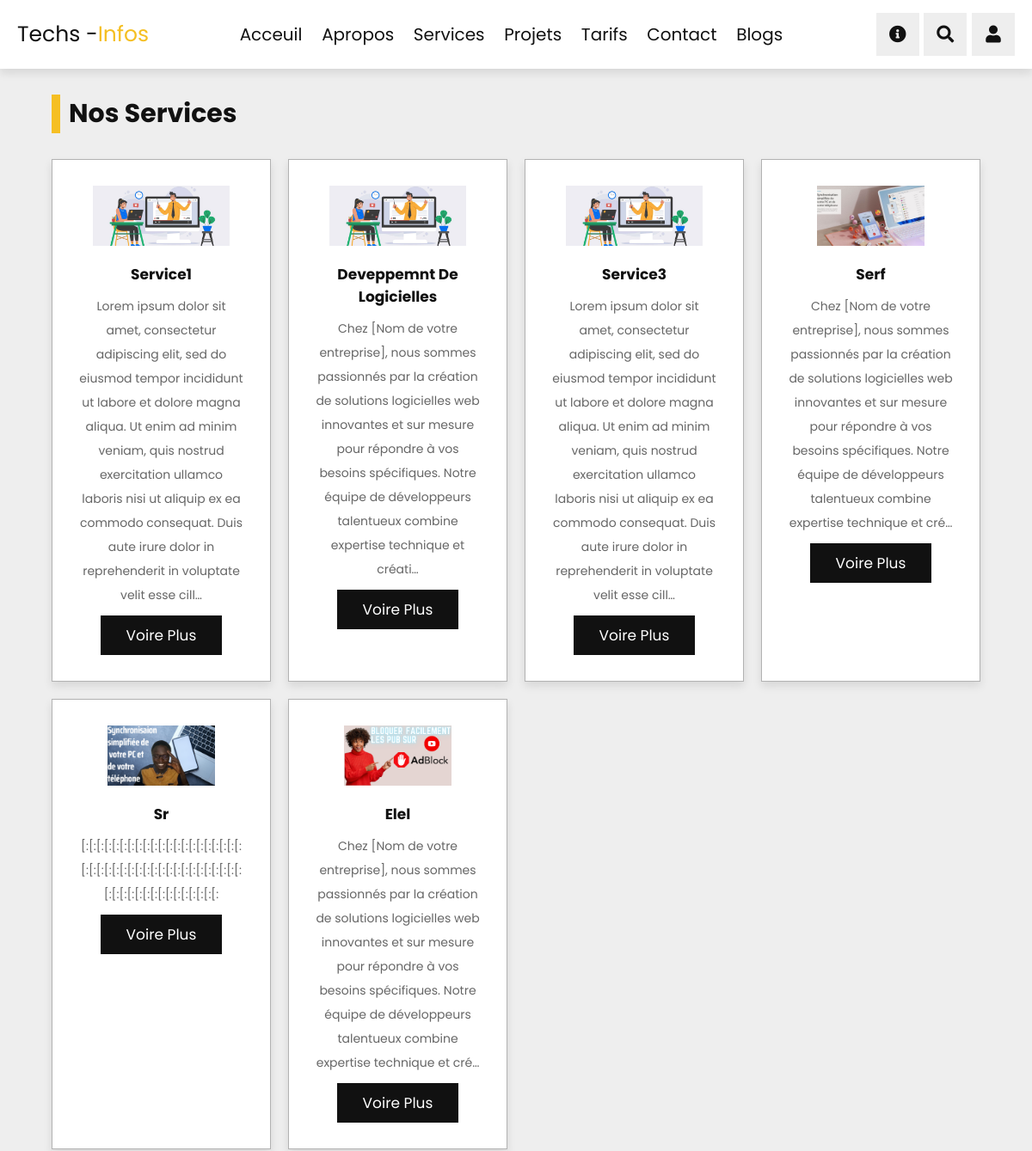
Before: /services (upper part) with the older database file.
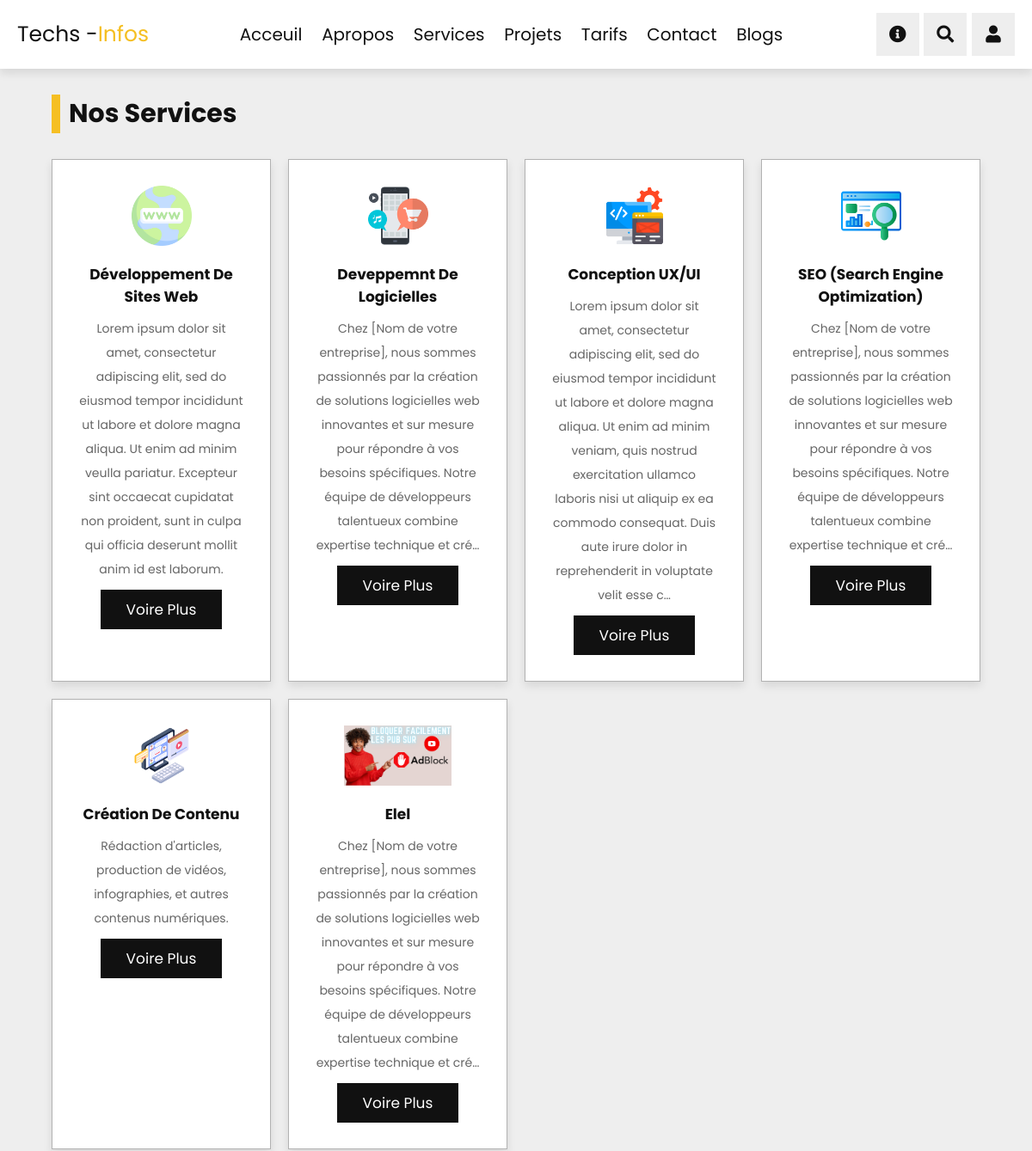
After: the same page with the newer database file.
### tech/models.py (models this page shows)
class Services(models.Model):
    title = models.CharField(max_length=5000)
    description = RichTextField()
    image = models.ImageField()
    date = models.DateField(auto_now_add=True)

### tech/views.py (the view)
# urls.py: path("services", views.service, name="services"),
def service(request):
    myservice = Services.objects.all()
    context = {
        "myservice": myservice
    }
    return render(request, "solution/services.html", context)

### tech/templates/solution/services.html (shortened to what this page needs)
{% extends 'base.html' %} {% load static %} {% block content %}
<section class="services" id="services">
   <h1 class="heading"> Nos services </h1>
   <div class="box-container">
      {% for services in myservice %}
      <div class="box">
         <img src="{{services.image.url}}" alt="">
         <h3>{{services.title}}</h3>
         <p>{{services.description|truncatechars:300|safe}}</p>
         <a href="#services" class="btn">voire plus</a>
      </div>
      {% endfor %}
   </div>
</section>
{% endblock content %}

### tech/templates/base.html (shortened to what this page needs)
{% load static %}
<!DOCTYPE html>
<html lang="en">
<head>
    <link rel="stylesheet" href="https://cdnjs.cloudflare.com/ajax/libs/font-awesome/5.15.4/css/all.min.css">
    <link rel="stylesheet" href="https://cdnjs.cloudflare.com/ajax/libs/lightgallery-js/1.4.0/css/lightgallery.min.css">
    <link rel="stylesheet" href="https://unpkg.com/swiper@7/swiper-bundle.min.css" />
    <link rel="stylesheet" href="{% static 'css/style.css' %}" />
    <link rel="stylesheet" href="{% static 'css/style.scss' %}" />
</head>
<body>
 <header class="header">
    <a href="/" class="logo">Techs -<span>infos</span></a>
    <nav class="navbar">
        <a href="/">Acceuil</a>
        <a href="/about">apropos</a>
        <a href="/services">services</a>
        <a href="/projets">projets</a>
        <a href="/pricing">tarifs</a>
        <a href="/contact">contact</a>
        <a href="/blogs">blogs</a>
    </nav>
    <div class="icons">
        <div id="info-btn" class="fas fa-info-circle"></div>
        <div id="search-btn" class="fas fa-search"></div>
        <div id="login-btn" class="fas fa-user"></div>
    </div>
 </header>
    {% block content %}
    {% endblock content %}
</body>
    </body>
    </html>

### tech/static/css/style.css (style rules this page uses)
:root { --yellow: #f5bf23; --black: #111; --white: #fff; --light-color: #666; --light-bg: #eee; --box-shadow: 0 .5rem 1rem rgba(0, 0, 0, .1); --border: .1rem solid rgba(0, 0, 0, .3); }
* { font-family: 'Poppins', sans-serif; margin: 0; padding: 0; -webkit-box-sizing: border-box; box-sizing: border-box; outline: none; border: none; text-decoration: none; }
html { font-size: 62.5%; overflow-x: hidden; scroll-behavior: smooth; scroll-padding-top: 7rem; }
section { padding: 5rem 10%; }
.heading { margin-bottom: 3rem; font-size: 3rem; color: var(--black); text-transform: capitalize; padding-left: 1rem; border-left: 1rem solid var(--yellow); }
.btn { display: inline-block; margin-top: 1rem; padding: 1rem 3rem; background: var(--black); color: var(--white); cursor: pointer; font-size: 1.7rem; text-transform: capitalize; -webkit-transition: .2s linear; transition: .2s linear; }
.header { position: -webkit-sticky; position: sticky; top: 0; left: 0; right: 0; -webkit-box-shadow: var(--box-shadow); box-shadow: var(--box-shadow); padding: 1.5rem 10%; display: -webkit-box; display: -ms-flexbox; display: flex; -webkit-box-align: center; -ms-flex-align: center; align-items: center; -webkit-box-pack: justify; -ms-flex-pack: justify; justify-content: space-between; z-index: 1000; background: var(--white); }
.header .logo { font-size: 2.5rem; color: var(--black); text-transform: capitalize; }
.header .logo span { color: var(--yellow); }
.header .navbar a { font-size: 2rem; color: var(--black); text-transform: capitalize; margin: 0 1rem; }
.header .icons div { height: 5rem; width: 5rem; line-height: 5rem; font-size: 2rem; background: var(--light-bg); color: var(--black); cursor: pointer; text-align: center; margin-left: .3rem; }
.services { background: var(--light-bg); }
.services .box-container { display: -ms-grid; display: grid; -ms-grid-columns: (minmax(25rem, 1fr))[auto-fit]; grid-template-columns: repeat(auto-fit, minmax(25rem, 1fr)); gap: 2rem; }
.services .box-container .box { text-align: center; padding: 3rem; background: var(--white); -webkit-box-shadow: var(--box-shadow); box-shadow: var(--box-shadow); border: var(--border); }
.services .box-container .box img { height: 7rem; margin-bottom: .5rem; -webkit-transition: .2s linear; transition: .2s linear; }
.services .box-container .box h3 { font-size: 1.7rem; color: var(--black); text-transform: capitalize; padding: 1rem 0; }
.services .box-container .box p { font-size: 1.4rem; color: var(--light-color); line-height: 2; }
@media (max-width: 1200px) { .header { padding: 1.5rem 2rem; } }
@media (max-width: 1200px) { section { padding: 3rem 5%; } }

Changed rows visible on the page:
changed Services: image: a different picture; title "Service1" → "Développement De Sites Web"; description "…Ut enim ad minim veniam, quis nostrud exercitation ullamco laboris nisi ut aliquip ex ea commodo consequat. Duis aute irure dolor in reprehenderit in voluptate velit esse cill…" → "…Ut enim ad minim veulla pariatur. Excepteur sint occaecat cupidatat non proident, sunt in culpa qui officia deserunt mollit anim id est laborum."
changed Services "Deveppemnt De Logicielles": image: a different picture; description "…combine expertise technique et créati…" → "…combine expertise technique et cré…"
changed Services: image: a different picture; title "Service3" → "Conception UX/UI"; description "…in voluptate velit esse cill…" → "…in voluptate velit esse c…"
changed Services: image: a different picture; title "Serf" → "SEO (Search Engine Optimization)"
changed Services: image: a different picture; title "Sr" → "Création De Contenu"; description "[:[:[:[:[:[:[:[:[:[:[:[:[:[:[:[:[:[:[:[:[:[:[:[:[:[:[:[:[:[:[:[:[:[:[:[:[:[:[:[:[:[:[:[:[:[:[:[:[:[:[:[:[:[:[:[:[:" → "Rédaction d'articles, production de vidéos, infographies, et autres contenus numériques."
